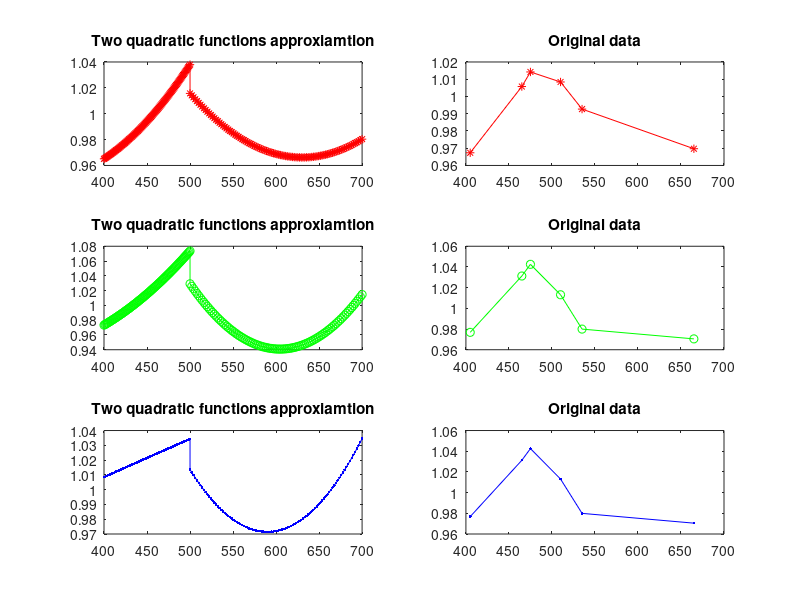

Recreate this plot in MATLAB.
clear all
A=[ [405	0.9673501739	0.9767995958	1.009769926];
[465	1.005753198	1.031240132	1.025351793];
[475	1.014216503	1.04253963	1.027918164];
[510	1.008402444	1.013118194	1.004688259];
[535	0.9926866383	0.979942255	0.9871739141];
[665	0.9696989447	0.9704847721	1.000808744]];

B=transpose(A);

p(1,1:3)=polyfit(B(1,1:3),B(2,1:3),2);
p(2,1:3)=polyfit(B(1,4:6),B(2,4:6),2);
equations_1(1:6)=p;

x(1:100)=linspace(400,500);
x(101:200)=linspace(500,700);
y(1:100)=polyval(p(1,:),x(1:100));
y(101:200)=polyval(p(2,:),x(101:200));

subplot(3,2,1)
plot(x,y,'-r*')
title('Two quadratic functions approxiamtion')
subplot(3,2,2)
plot(B(1,:),B(2,:),'-r*')
title('Original data')


p(1,1:3)=polyfit(B(1,1:3),B(3,1:3),2);
p(2,1:3)=polyfit(B(1,4:6),B(3,4:6),2)
equations_2(1:6)=p;

x(1:100)=linspace(400,500);
x(101:200)=linspace(500,700);
y(1:100)=polyval(p(1,:),x(1:100));
y(101:200)=polyval(p(2,:),x(101:200));

subplot(3,2,3)
plot(x,y,'-go')
title('Two quadratic functions approxiamtion')
subplot(3,2,4)
plot(B(1,:),B(3,:),'-go')
title('Original data')


p(1,1:3)=polyfit(B(1,1:3),B(4,1:3),2);
p(2,1:3)=polyfit(B(1,4:6),B(4,4:6),2)
equations_3(1:6)=p;

x(1:100)=linspace(400,500);
x(101:200)=linspace(500,700);
y(1:100)=polyval(p(1,:),x(1:100));
y(101:200)=polyval(p(2,:),x(101:200));

subplot(3,2,5)
plot(x,y,'-b.')
title('Two quadratic functions approxiamtion')
subplot(3,2,6)
plot(B(1,:),B(3,:),'-b.')
title('Original data')